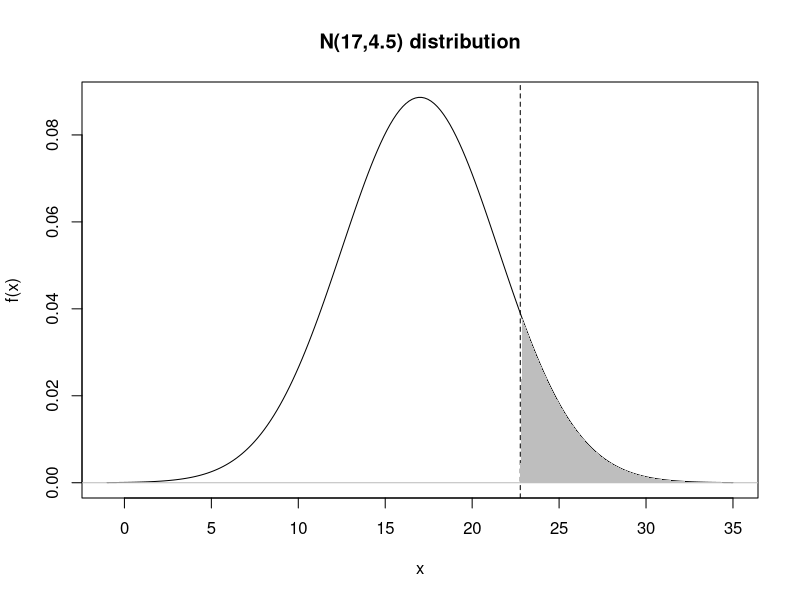

Generate this figure with R:
##########
## 16.4 ##
##########
#(a)
mu <- 17
sigma <- 4.5
##(i)
1-pnorm(20,mu,sigma)
##(ii)
pnorm(10,mu,sigma)-pnorm(5,mu,sigma)
##(iii)
slow10 <- qnorm(1-0.1,mu,sigma)
slow10
##(iv)
xvals <- seq(mu-4*sigma,mu+4*sigma,length=200)
fx <- dnorm(xvals,mu,sigma)
xvals.sub <- xvals[xvals>=slow10]
fx.sub <- fx[xvals>=slow10]
plot(xvals,fx,type="l",main="N(17,4.5) distribution",xlab="x",ylab="f(x)")
abline(h=0,col="gray")
abline(v=slow10,lty=2)
polygon(rbind(c(slow10,0),cbind(xvals.sub,fx.sub),c(max(xvals),0)),border=NA,col="gray")
##(v)
rnorm(10,mu,sigma)
#(b)
mu <- 10
sigma <- sqrt(2)
##(i)
pnorm(11,mu,sigma)-pnorm(9.5,mu,sigma)
##(ii)
stan9.5 <- (9.5-mu)/sigma
stan9.5
stan11 <- (11-mu)/sigma
stan11
pnorm(stan11)-pnorm(stan9.5)
##(iii)
short2.5 <- qnorm(0.025,mu,sigma)
short2.5
##(iv)
(short2.5-mu)/sigma

